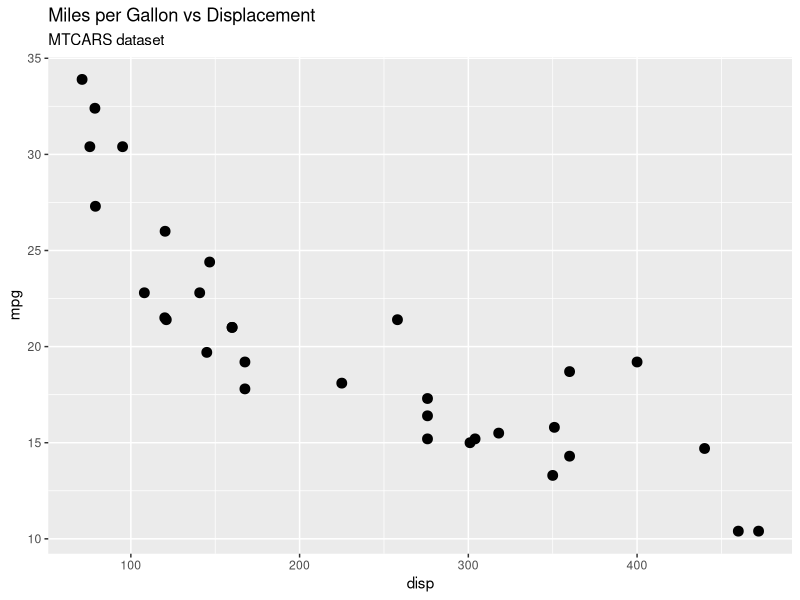
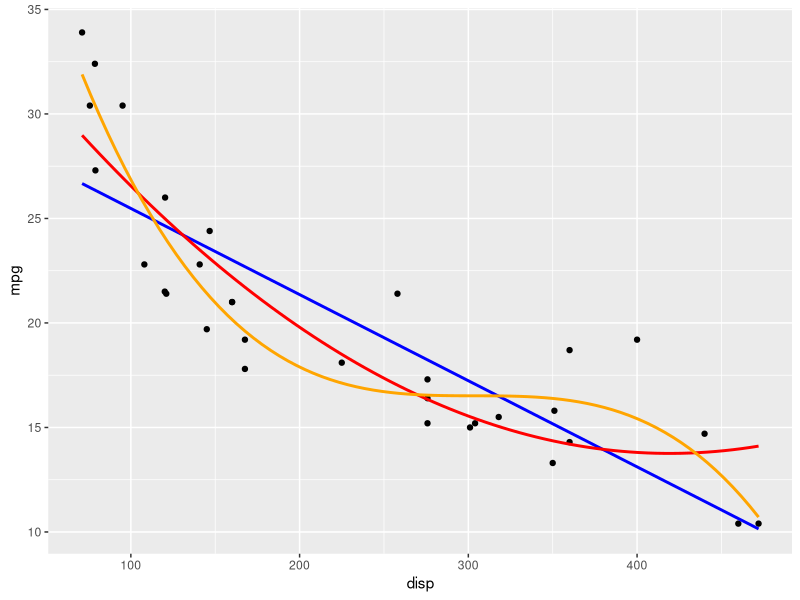

Here is the R script that generated these plots, in order:
## ---- chunk 1
knitr::opts_chunk$set(echo = FALSE)
## ---- chunk 2

library(ggplot2)

ggplot(mtcars, aes(x = disp, y = mpg)) +
  geom_point(size = 3) +
  labs(title = "Miles per Gallon vs Displacement", subtitle = "MTCARS dataset")

## ---- chunk 3

library(caret)

simple_linear_model <- lm(mpg ~ disp, data = mtcars)
quadratic_model <- lm(mpg ~ poly(disp, 2, raw = TRUE), data = mtcars)
cubic_model <- lm(mpg ~ poly(disp, 3, raw = TRUE), data = mtcars)

RMSE.1 = format(round(RMSE(predict(simple_linear_model), mtcars$mpg), 2), nsmall = 2)
RMSE.2 = format(round(RMSE(predict(quadratic_model), mtcars$mpg), 2), nsmall = 2)
RMSE.3 = format(round(RMSE(predict(cubic_model), mtcars$mpg), 2), nsmall = 2)

R2.1 = format(round(R2(predict(simple_linear_model), mtcars$mpg), 2), nsmall = 2)
R2.2 = format(round(R2(predict(quadratic_model), mtcars$mpg), 2), nsmall = 2)
R2.3 = format(round(R2(predict(cubic_model), mtcars$mpg), 2), nsmall = 2)

ggplot(mtcars, aes(x = disp, y = mpg)) + 
  geom_point() + 
  stat_smooth(method = "lm", formula = y~x, color = "blue", se = FALSE) +
  stat_smooth(method = "lm", formula = y~poly(x, 2), color = "red", se = FALSE) +
  stat_smooth(method = "lm", formula = y~poly(x, 3), color = "orange", se = FALSE)

